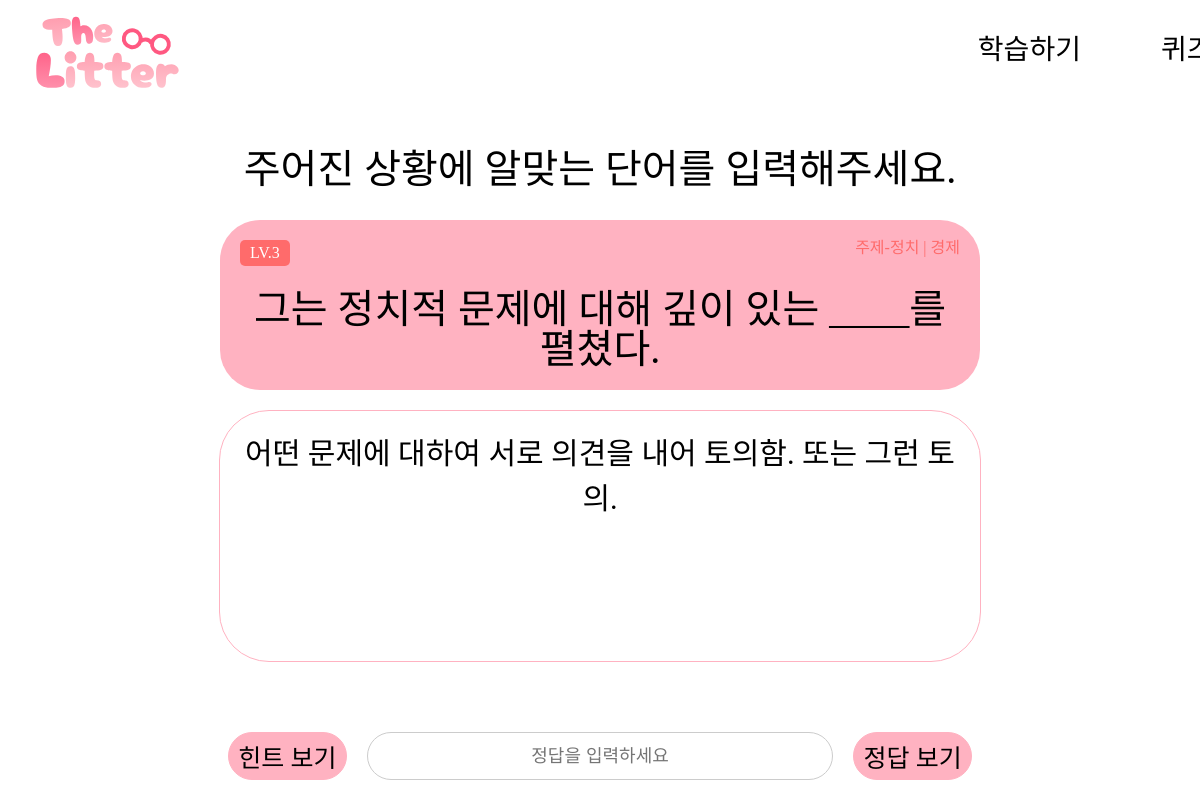
Screenshot of /quiz/2 with the database file from the repository.
### api/models.py (models this page shows)
class Quiz(Base):
    __tablename__ = 'quizzes'
    id = Column(Integer, primary_key=True, index=True)
    level = Column(Integer, index=True)
    subject = Column(String, index=True)
    sentence = Column(Text, index=True)
    explanation = Column(Text, index=True)
    answer = Column(String, index=True)
    hint = Column(String, index=True)
    answer_explanation = Column(Text, index=True)

### main.py (the view)
@app.get("/quiz/{quiz_id}", response_class=HTMLResponse)
async def quiz(request: Request, quiz_id: int, db: Session = Depends(get_db)):
    quiz_data = db.query(Quiz).filter(Quiz.id == quiz_id).first()
    if not quiz_data:
        return HTMLResponse(content="Quiz not found", status_code=404)
    user = None
    try:
        user = get_current_user_from_token(request, db)
    except HTTPException as e:
        if e.status_code == status.HTTP_401_UNAUTHORIZED:
            user = None
    print(quiz_data, quiz_data.id)
    return templates.TemplateResponse("quiz.html", {"request": request, "quiz": quiz_data, "user": user})

### templates/quiz.html (shortened to what this page needs)
<!DOCTYPE html>
<html lang="en">
  <head>
    <link
      rel="stylesheet"
      href="{{ url_for('static', path='css/reset.css') }}"
    />
    <link
      rel="stylesheet"
      href="{{ url_for('static', path='css/quiz.css') }}"
    />
  </head>
  <body>
    {% include "header.html" %}
    <div class="container">
      <main>
        <div class="header_question">
          주어진 상황에 알맞는 단어를 입력해주세요.
        </div>
        <div class="quiz-section">
          <div class="level">LV.{{ quiz.level }}</div>
          <div class="quiz-question">{{ quiz.sentence }}</div>
          <div class="topic">주제-{{ quiz.subject }}</div>
        </div>
        <div class="text_box">{{ quiz.explanation | safe }}<br /></div>
        <div class="answer-container">
          <button class="hint-button" id="hintBtn">힌트 보기</button>
          <input
            type="text"
            class="answer-box"
            id="answerBox"
            placeholder="정답을 입력하세요"
          />
          <button class="answer-button" id="answerBtn">정답 보기</button>
        </div>
      </main>
    </div>
  </body>
</html>

### static/css/quiz.css (style rules this page uses)
body, html { margin: 0; padding: 0; width: 100%; height: 100%; font-family: Arial, sans-serif; box-sizing: border-box; overflow: hidden; }
.container { width: 100%; height: 100%; display: flex; flex-direction: column; justify-content: flex-start; align-items: center; background-color: #fff; }
main { flex-grow: 1; padding: 20px; text-align: center; display: flex; flex-direction: column; justify-content: flex-start; align-items: center; width: 100%; margin-top: 100px; }
.header_question { font-size: 40px; margin-top: 30px; font-family: "Pretendard-SemiBold"; }
.quiz-section { display: flex; flex-direction: column; align-items: center; background-color: #ffb2c1; padding: 20px; border-radius: 40px; margin-top: 30px; margin-bottom: 20px; position: relative; width: 60%; height: 20%; }
.level { position: absolute; top: 20px; left: 20px; background-color: #ff6b6b; color: #fff; padding: 5px 10px; border-radius: 5px; font-family: "Pretendard-Medium"; }
.quiz-question { font-size: 40px; margin-top: 7%; font-family: "Pretendard-Medium"; }
.topic { position: absolute; top: 20px; right: 20px; color: #ff6b6b; font-family: "Pretendard-Medium"; }
.text_box { background-color: #fff; padding: 20px; border-radius: 50px; margin-bottom: 20px; font-size: 18px; line-height: 1.5; width: 60%; height: 35%; border: solid 1px #ffb2c1; font-size: 30px; font-family: "Pretendard-Medium"; }
.hint-button, .answer-button { width: 20%; height: 100%; border: 1px solid #ffb2c1; background-color: #ffb2c1; color: #000000; cursor: pointer; border-radius: 30px; font-size: 25px; font-family: "Pretendard-Medium"; }
.answer-container { display: flex; align-items: center; justify-content: center; gap: 10px; width: 62%; height: 8%; margin-top: 50px; }
.answer-box { width: 80%; height: 100%; margin-left: 10px; margin-right: 10px; padding: 10px; font-size: 18px; border: 1px solid #ccc; border-radius: 30px; box-sizing: border-box; text-align: center; }

### rows the page displays
Quiz: level "3", sentence "그는 정치적 문제에 대해 깊이 있는 ____를 펼쳤다.", subject "정치 | 경제", explanation "어떤 문제에 대하여 서로 의견을 내어 토의함. 또는 그런 토의."
